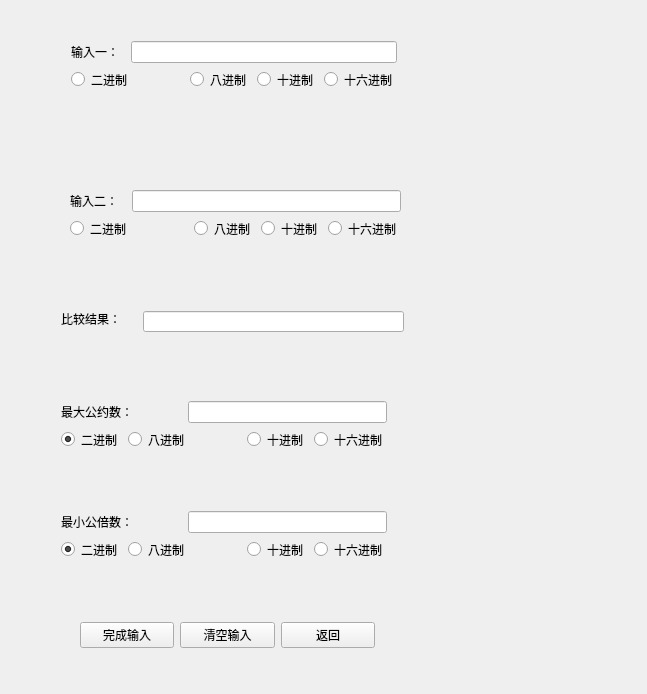
<?xml version="1.0" encoding="UTF-8"?>
<ui version="4.0">
 <class>subwidget2</class>
 <widget class="QWidget" name="subwidget2">
  <property name="geometry">
   <rect>
    <x>0</x>
    <y>0</y>
    <width>647</width>
    <height>694</height>
   </rect>
  </property>
  <property name="windowTitle">
   <string>Form</string>
  </property>
  <widget class="QLabel" name="label_3">
   <property name="geometry">
    <rect>
     <x>61</x>
     <y>311</y>
     <width>75</width>
     <height>16</height>
    </rect>
   </property>
   <property name="text">
    <string>比较结果：</string>
   </property>
  </widget>
  <widget class="QLineEdit" name="lineEdit_3">
   <property name="geometry">
    <rect>
     <x>143</x>
     <y>311</y>
     <width>261</width>
     <height>21</height>
    </rect>
   </property>
  </widget>
  <widget class="QWidget" name="layoutWidget">
   <property name="geometry">
    <rect>
     <x>70</x>
     <y>190</y>
     <width>331</width>
     <height>49</height>
    </rect>
   </property>
   <layout class="QGridLayout" name="gridLayout_2">
    <item row="0" column="0">
     <widget class="QLabel" name="label_2">
      <property name="text">
       <string>输入二：</string>
      </property>
     </widget>
    </item>
    <item row="0" column="1" colspan="4">
     <widget class="QLineEdit" name="lineEdit_2"/>
    </item>
    <item row="1" column="0" colspan="2">
     <widget class="QRadioButton" name="radioButton_5">
      <property name="text">
       <string>二进制</string>
      </property>
     </widget>
    </item>
    <item row="1" column="2">
     <widget class="QRadioButton" name="radioButton_6">
      <property name="text">
       <string>八进制</string>
      </property>
     </widget>
    </item>
    <item row="1" column="3">
     <widget class="QRadioButton" name="radioButton_7">
      <property name="text">
       <string>十进制</string>
      </property>
     </widget>
    </item>
    <item row="1" column="4">
     <widget class="QRadioButton" name="radioButton_8">
      <property name="text">
       <string>十六进制</string>
      </property>
     </widget>
    </item>
   </layout>
  </widget>
  <widget class="QWidget" name="layoutWidget">
   <property name="geometry">
    <rect>
     <x>71</x>
     <y>41</y>
     <width>326</width>
     <height>49</height>
    </rect>
   </property>
   <layout class="QGridLayout" name="gridLayout">
    <item row="0" column="0">
     <widget class="QLabel" name="label">
      <property name="text">
       <string>输入一：</string>
      </property>
     </widget>
    </item>
    <item row="0" column="1" colspan="4">
     <widget class="QLineEdit" name="lineEdit"/>
    </item>
    <item row="1" column="0" colspan="2">
     <widget class="QRadioButton" name="radioButton">
      <property name="text">
       <string>二进制</string>
      </property>
     </widget>
    </item>
    <item row="1" column="2">
     <widget class="QRadioButton" name="radioButton_2">
      <property name="text">
       <string>八进制</string>
      </property>
     </widget>
    </item>
    <item row="1" column="3">
     <widget class="QRadioButton" name="radioButton_3">
      <property name="text">
       <string>十进制</string>
      </property>
     </widget>
    </item>
    <item row="1" column="4">
     <widget class="QRadioButton" name="radioButton_4">
      <property name="text">
       <string>十六进制</string>
      </property>
     </widget>
    </item>
   </layout>
  </widget>
  <widget class="QWidget" name="layoutWidget">
   <property name="geometry">
    <rect>
     <x>80</x>
     <y>620</y>
     <width>295</width>
     <height>30</height>
    </rect>
   </property>
   <layout class="QHBoxLayout" name="horizontalLayout">
    <item>
     <widget class="QPushButton" name="pushButton">
      <property name="text">
       <string>完成输入</string>
      </property>
     </widget>
    </item>
    <item>
     <widget class="QPushButton" name="pushButton_2">
      <property name="text">
       <string>清空输入</string>
      </property>
     </widget>
    </item>
    <item>
     <widget class="QPushButton" name="pushButton_3">
      <property name="text">
       <string>返回</string>
      </property>
     </widget>
    </item>
   </layout>
  </widget>
  <widget class="QWidget" name="layoutWidget">
   <property name="geometry">
    <rect>
     <x>61</x>
     <y>401</y>
     <width>326</width>
     <height>49</height>
    </rect>
   </property>
   <layout class="QGridLayout" name="gridLayout_3">
    <item row="0" column="0" colspan="2">
     <widget class="QLabel" name="label_4">
      <property name="text">
       <string>最大公约数：</string>
      </property>
     </widget>
    </item>
    <item row="0" column="2" colspan="3">
     <widget class="QLineEdit" name="lineEdit_4"/>
    </item>
    <item row="1" column="0">
     <widget class="QRadioButton" name="radioButton_9">
      <property name="text">
       <string>二进制</string>
      </property>
      <property name="checked">
       <bool>true</bool>
      </property>
     </widget>
    </item>
    <item row="1" column="1" colspan="2">
     <widget class="QRadioButton" name="radioButton_10">
      <property name="text">
       <string>八进制</string>
      </property>
     </widget>
    </item>
    <item row="1" column="3">
     <widget class="QRadioButton" name="radioButton_11">
      <property name="text">
       <string>十进制</string>
      </property>
     </widget>
    </item>
    <item row="1" column="4">
     <widget class="QRadioButton" name="radioButton_12">
      <property name="text">
       <string>十六进制</string>
      </property>
     </widget>
    </item>
   </layout>
  </widget>
  <widget class="QWidget" name="layoutWidget">
   <property name="geometry">
    <rect>
     <x>61</x>
     <y>511</y>
     <width>326</width>
     <height>49</height>
    </rect>
   </property>
   <layout class="QGridLayout" name="gridLayout_4">
    <item row="0" column="0" colspan="2">
     <widget class="QLabel" name="label_5">
      <property name="text">
       <string>最小公倍数：</string>
      </property>
     </widget>
    </item>
    <item row="0" column="2" colspan="3">
     <widget class="QLineEdit" name="lineEdit_5"/>
    </item>
    <item row="1" column="0">
     <widget class="QRadioButton" name="radioButton_13">
      <property name="text">
       <string>二进制</string>
      </property>
      <property name="checked">
       <bool>true</bool>
      </property>
     </widget>
    </item>
    <item row="1" column="1" colspan="2">
     <widget class="QRadioButton" name="radioButton_14">
      <property name="text">
       <string>八进制</string>
      </property>
     </widget>
    </item>
    <item row="1" column="3">
     <widget class="QRadioButton" name="radioButton_15">
      <property name="text">
       <string>十进制</string>
      </property>
     </widget>
    </item>
    <item row="1" column="4">
     <widget class="QRadioButton" name="radioButton_16">
      <property name="text">
       <string>十六进制</string>
      </property>
     </widget>
    </item>
   </layout>
  </widget>
 </widget>
 <resources/>
 <connections/>
</ui>
